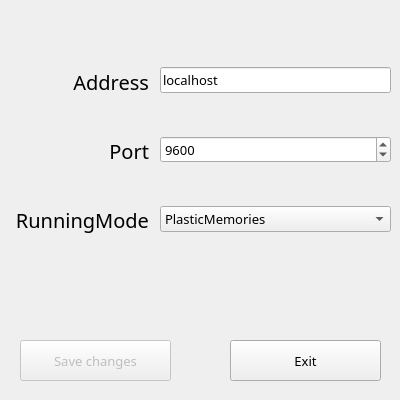
<?xml version="1.0" encoding="UTF-8"?>
<ui version="4.0">
 <class>MainWindow</class>
 <widget class="QMainWindow" name="MainWindow">
  <property name="geometry">
   <rect>
    <x>0</x>
    <y>0</y>
    <width>400</width>
    <height>400</height>
   </rect>
  </property>
  <property name="font">
   <font>
    <family>微软雅黑</family>
    <pointsize>10</pointsize>
   </font>
  </property>
  <property name="windowTitle">
   <string>MRDB Configuration Tool For  Windows</string>
  </property>
  <widget class="QWidget" name="centralwidget">
   <widget class="QPushButton" name="PushButton_Save">
    <property name="enabled">
     <bool>false</bool>
    </property>
    <property name="geometry">
     <rect>
      <x>20</x>
      <y>340</y>
      <width>151</width>
      <height>41</height>
     </rect>
    </property>
    <property name="text">
     <string>Save changes</string>
    </property>
   </widget>
   <widget class="QPushButton" name="PushButton_Exit">
    <property name="geometry">
     <rect>
      <x>230</x>
      <y>340</y>
      <width>151</width>
      <height>41</height>
     </rect>
    </property>
    <property name="text">
     <string>Exit</string>
    </property>
   </widget>
   <widget class="QWidget" name="verticalLayoutWidget">
    <property name="geometry">
     <rect>
      <x>10</x>
      <y>50</y>
      <width>139</width>
      <height>201</height>
     </rect>
    </property>
    <layout class="QVBoxLayout" name="VerticalLayout_Key">
     <item>
      <widget class="QLabel" name="Label_Address_Key">
       <property name="font">
        <font>
         <pointsize>15</pointsize>
        </font>
       </property>
       <property name="text">
        <string>Address</string>
       </property>
       <property name="alignment">
        <set>Qt::AlignRight|Qt::AlignTrailing|Qt::AlignVCenter</set>
       </property>
      </widget>
     </item>
     <item>
      <widget class="QLabel" name="Label_Port_Key">
       <property name="font">
        <font>
         <pointsize>15</pointsize>
        </font>
       </property>
       <property name="text">
        <string>Port</string>
       </property>
       <property name="alignment">
        <set>Qt::AlignRight|Qt::AlignTrailing|Qt::AlignVCenter</set>
       </property>
      </widget>
     </item>
     <item>
      <widget class="QLabel" name="Label_RunningMode_Key">
       <property name="font">
        <font>
         <pointsize>15</pointsize>
        </font>
       </property>
       <property name="text">
        <string>RunningMode</string>
       </property>
       <property name="alignment">
        <set>Qt::AlignRight|Qt::AlignTrailing|Qt::AlignVCenter</set>
       </property>
      </widget>
     </item>
    </layout>
   </widget>
   <widget class="QWidget" name="verticalLayoutWidget_2">
    <property name="geometry">
     <rect>
      <x>160</x>
      <y>30</y>
      <width>231</width>
      <height>241</height>
     </rect>
    </property>
    <layout class="QVBoxLayout" name="VerticalLayout_Value">
     <item>
      <widget class="QLineEdit" name="Label_Address_Value">
       <property name="text">
        <string>localhost</string>
       </property>
      </widget>
     </item>
     <item>
      <widget class="QSpinBox" name="SpinBox_Port_Value">
       <property name="minimum">
        <number>1</number>
       </property>
       <property name="maximum">
        <number>65535</number>
       </property>
       <property name="value">
        <number>9600</number>
       </property>
      </widget>
     </item>
     <item>
      <widget class="QComboBox" name="ComboBox_RunningMode_Value">
       <property name="editable">
        <bool>false</bool>
       </property>
       <item>
        <property name="text">
         <string>PlasticMemories</string>
        </property>
       </item>
       <item>
        <property name="text">
         <string>SingleFile</string>
        </property>
       </item>
       <item>
        <property name="text">
         <string>MultiFile</string>
        </property>
       </item>
      </widget>
     </item>
    </layout>
   </widget>
  </widget>
 </widget>
 <resources/>
 <connections>
  <connection>
   <sender>PushButton_Exit</sender>
   <signal>clicked()</signal>
   <receiver>MainWindow</receiver>
   <slot>PushButton_Exit_Clicked()</slot>
   <hints>
    <hint type="sourcelabel">
     <x>268</x>
     <y>357</y>
    </hint>
    <hint type="destinationlabel">
     <x>255</x>
     <y>309</y>
    </hint>
   </hints>
  </connection>
  <connection>
   <sender>PushButton_Save</sender>
   <signal>clicked()</signal>
   <receiver>MainWindow</receiver>
   <slot>PushButton_Save_Clicked()</slot>
   <hints>
    <hint type="sourcelabel">
     <x>108</x>
     <y>368</y>
    </hint>
    <hint type="destinationlabel">
     <x>64</x>
     <y>309</y>
    </hint>
   </hints>
  </connection>
  <connection>
   <sender>Label_Address_Value</sender>
   <signal>textChanged(QString)</signal>
   <receiver>MainWindow</receiver>
   <slot>Label_Address_Value_TextChanged()</slot>
   <hints>
    <hint type="sourcelabel">
     <x>237</x>
     <y>71</y>
    </hint>
    <hint type="destinationlabel">
     <x>231</x>
     <y>27</y>
    </hint>
   </hints>
  </connection>
  <connection>
   <sender>SpinBox_Port_Value</sender>
   <signal>valueChanged(QString)</signal>
   <receiver>MainWindow</receiver>
   <slot>SpinBox_Port_Value_ValueChanged()</slot>
   <hints>
    <hint type="sourcelabel">
     <x>335</x>
     <y>141</y>
    </hint>
    <hint type="destinationlabel">
     <x>348</x>
     <y>40</y>
    </hint>
   </hints>
  </connection>
  <connection>
   <sender>ComboBox_RunningMode_Value</sender>
   <signal>currentIndexChanged(int)</signal>
   <receiver>MainWindow</receiver>
   <slot>ComboBox_RunningMode_Value_CurrentIndexChanged()</slot>
   <hints>
    <hint type="sourcelabel">
     <x>309</x>
     <y>221</y>
    </hint>
    <hint type="destinationlabel">
     <x>270</x>
     <y>27</y>
    </hint>
   </hints>
  </connection>
 </connections>
 <slots>
  <slot>PushButton_Exit_Clicked()</slot>
  <slot>PushButton_Save_Clicked()</slot>
  <slot>Label_Address_Value_TextChanged()</slot>
  <slot>SpinBox_Port_Value_ValueChanged()</slot>
  <slot>ComboBox_RunningMode_Value_CurrentIndexChanged()</slot>
 </slots>
</ui>
